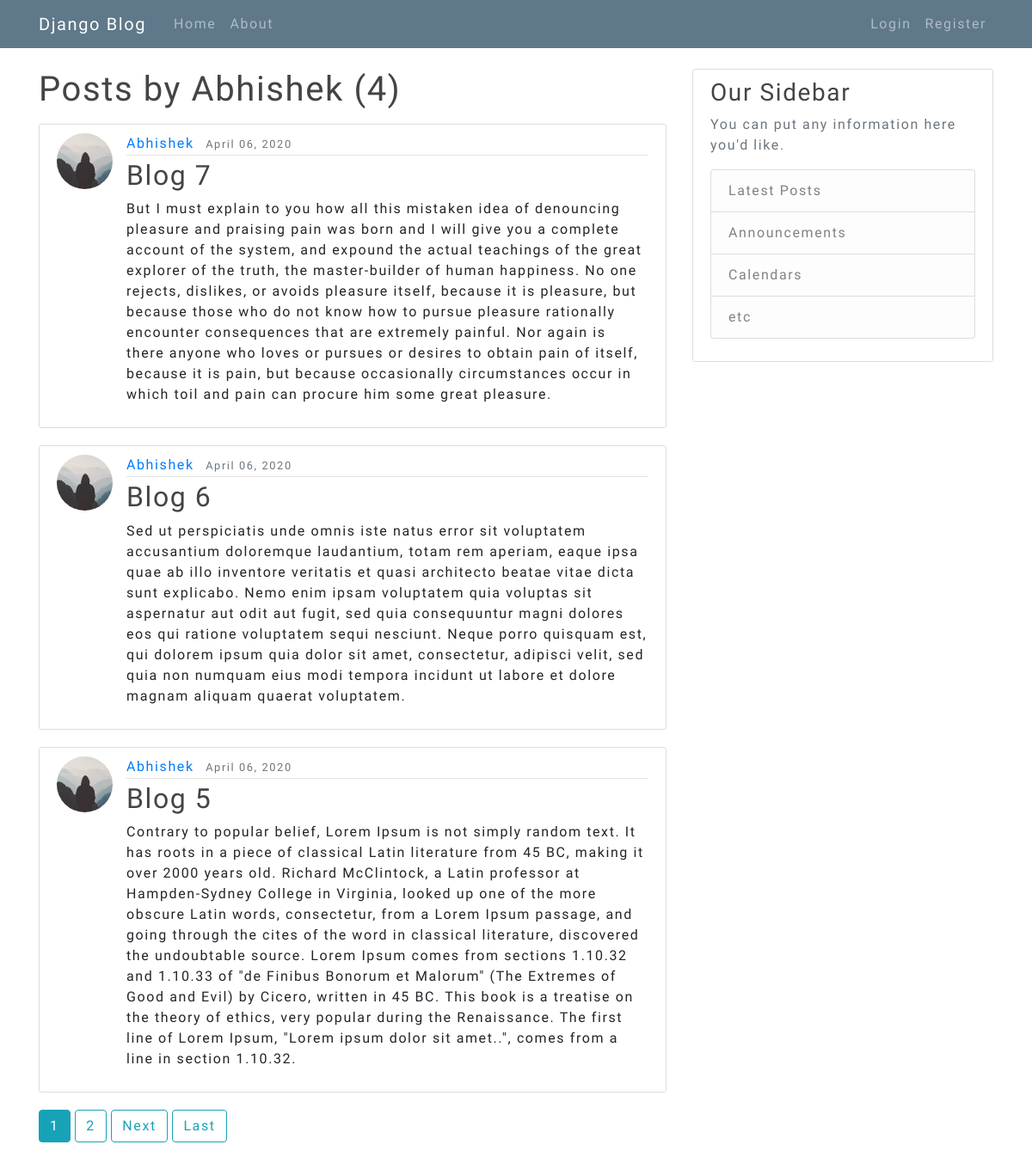
Page /user/Abhishek on the committed database.
### blog/models.py (models this page shows, shortened)
class Post(models.Model):
    title = models.CharField(max_length=100)
    content = models.TextField()
    date_posted = models.DateTimeField(default=timezone.now)
    author = models.ForeignKey(User,on_delete=models.CASCADE)

### users/models.py (models this page shows, shortened)
class Profile(models.Model):
    user = models.OneToOneField(User,on_delete=models.CASCADE)
    image = models.ImageField(default='default.jpg',upload_to='profile_pics')

### blog/views.py (the view)
# urls.py: path('user/<str:username>',UserPostListView.as_view(),name='user_posts'),
class UserPostListView(ListView):
    model = Post
    template_name = 'blog/user_posts.html'
    context_object_name = 'posts'
    paginate_by = 3
    def get_queryset(self):
        user = get_object_or_404(User,username=self.kwargs.get('username'))
        return Post.objects.filter(author=user).order_by('-date_posted')

### blog/templates/blog/user_posts.html (shortened to what this page needs)
{% extends "blog/base.html" %}
{% block content %}
    <h1 class="mb-3">Posts by {{ view.kwargs.username }} ({{ page_obj.paginator.count }})</h1>
    {% for post in posts %}
        <article class="media content-section">
          <img class="rounded-circle article-img" src="{{ post.author.profile.image.url }}">
          <div class="media-body">
            <div class="article-metadata">
              <a class="mr-2" href="{% url 'user_posts' post.author.username %}">{{ post.author }}</a>
              <small class="text-muted">{{ post.date_posted|date:"F d, Y" }}</small>
            </div>
            <h2><a class="article-title" href="{% url 'post_detail' post.id %}">{{ post.title }}</a></h2>
            <p class="article-content">{{ post.content }}</p>
          </div>
        </article>
    {% endfor %}
    {% if is_paginated %}
      {% for num in page_obj.paginator.page_range %}
        {% if page_obj.number == num %}
          <a class="btn btn-info mb-4" href="?page={{ num }}">{{ num }}</a>
        {% elif num > page_obj.number|add:'-3' and num < page_obj.number|add:'3' %}
          <a class="btn btn-outline-info mb-4" href="?page={{ num }}">{{ num }}</a>
        {% endif %}
      {% endfor %}
      {% if page_obj.has_next %}
        <a class="btn btn-outline-info mb-4" href="?page={{ page_obj.next_page_number }}">Next</a>
        <a class="btn btn-outline-info mb-4" href="?page={{ page_obj.paginator.num_pages }}">Last</a>
      {% endif %}
    {% endif %}
{% endblock content %}

### blog/static/blog/main.css (style rules this page uses)
body { background: #fafafa; color: #333333; margin-top: 5rem; }
h1, h2, h3, h4, h5, h6 { color: #444444; }
.content-section { background: #ffffff; padding: 10px 20px; border: 1px solid #dddddd; border-radius: 3px; margin-bottom: 20px; }
.article-title { color: #444444; }
.article-content { white-space: pre-line; }
.article-img { height: 65px; width: 65px; margin-right: 16px; }
.article-metadata { padding-bottom: 1px; margin-bottom: 4px; border-bottom: 1px solid #e3e3e3 }

### rows in the picture
Post: author.profile.image (placeholder picture), author "Abhishek", date_posted "April 06, 2020", title "Blog 7", content "But I must explain to you how all this mistaken idea of denouncing pleasure and praising pain was born and I will give you a complete account of the system, and expound the actual teachings of the great explorer of the truth, the master-builder of human happiness. No one rejects, dislikes, or avoids pleasure itself, because it is pleasure, but because those who do not know how to pursue pleasure rationally encounter consequences that are extremely painful. Nor again is there anyone who loves or pursues or desires to obtain pain of itself, because it is pain, but because occasionally circumstances occur in which toil and pain can procure him some great pleasure."
Post: author.profile.image (placeholder picture), author "Abhishek", date_posted "April 06, 2020", title "Blog 6", content "Sed ut perspiciatis unde omnis iste natus error sit voluptatem accusantium doloremque laudantium, totam rem aperiam, eaque ipsa quae ab illo inventore veritatis et quasi architecto beatae vitae dicta sunt explicabo. Nemo enim ipsam voluptatem quia voluptas sit aspernatur aut odit aut fugit, sed quia consequuntur magni dolores eos qui ratione voluptatem sequi nesciunt. Neque porro quisquam est, qui dolorem ipsum quia dolor sit amet, consectetur, adipisci velit, sed quia non numquam eius modi tempora incidunt ut labore et dolore magnam aliquam quaerat voluptatem."
Post: author.profile.image (placeholder picture), author "Abhishek", date_posted "April 06, 2020", title "Blog 5", content "Contrary to popular belief, Lorem Ipsum is not simply random text. It has roots in a piece of classical Latin literature from 45 BC, making it over 2000 years old. Richard McClintock, a Latin professor at Hampden-Sydney College in Virginia, looked up one of the more obscure Latin words, consectetur, from a Lorem Ipsum passage, and going through the cites of the word in classical literature, discovered the undoubtable source. Lorem Ipsum comes from sections 1.10.32 and 1.10.33 of \"de Finibus Bonorum et Malorum\" (The Extremes of Good and Evil) by Cicero, written in 45 BC. This book is a treatise on the theory of ethics, very popular during the Renaissance. The first line of Lorem Ipsum,…"

### other values in the picture
{{ view.kwargs.username }} "Abhishek"
{{ page_obj.paginator.count }} "4"
{{ num }} "1"
{{ num }} "2"
